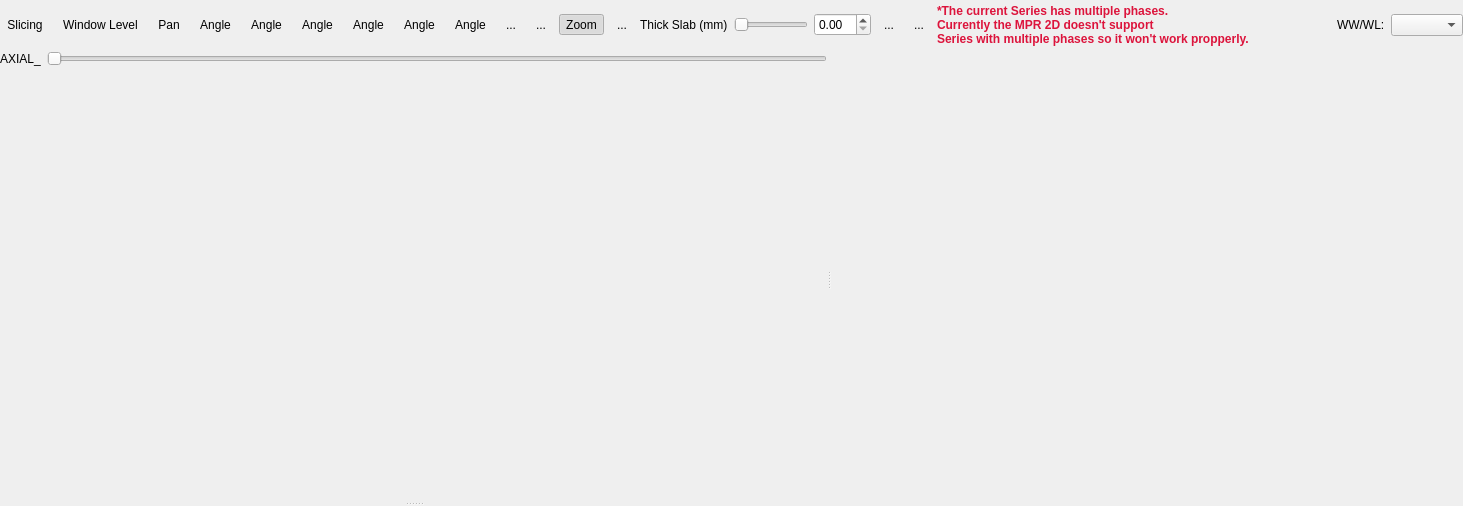
<?xml version="1.0" encoding="UTF-8"?>
<ui version="4.0">
 <class>QMPRExtensionBase</class>
 <widget class="QWidget" name="QMPRExtensionBase">
  <property name="geometry">
   <rect>
    <x>0</x>
    <y>0</y>
    <width>1463</width>
    <height>506</height>
   </rect>
  </property>
  <property name="windowTitle">
   <string>Form1</string>
  </property>
  <layout class="QVBoxLayout">
   <property name="spacing">
    <number>1</number>
   </property>
   <property name="margin">
    <number>0</number>
   </property>
   <item>
    <layout class="QHBoxLayout">
     <property name="spacing">
      <number>6</number>
     </property>
     <property name="margin">
      <number>0</number>
     </property>
     <item>
      <widget class="QToolButton" name="m_slicingToolButton">
       <property name="text">
        <string>Slicing</string>
       </property>
       <property name="icon">
        <iconset resource="../../../main/main.qrc">
         <normaloff>:/images/slicing.png</normaloff>:/images/slicing.png</iconset>
       </property>
       <property name="iconSize">
        <size>
         <width>32</width>
         <height>32</height>
        </size>
       </property>
       <property name="checkable">
        <bool>true</bool>
       </property>
       <property name="toolButtonStyle">
        <enum>Qt::ToolButtonTextUnderIcon</enum>
       </property>
       <property name="autoRaise">
        <bool>true</bool>
       </property>
      </widget>
     </item>
     <item>
      <widget class="QToolButton" name="m_windowLevelToolButton">
       <property name="text">
        <string>Window Level</string>
       </property>
       <property name="icon">
        <iconset resource="../../../main/main.qrc">
         <normaloff>:/images/windowLevel.png</normaloff>:/images/windowLevel.png</iconset>
       </property>
       <property name="iconSize">
        <size>
         <width>32</width>
         <height>32</height>
        </size>
       </property>
       <property name="checkable">
        <bool>true</bool>
       </property>
       <property name="toolButtonStyle">
        <enum>Qt::ToolButtonTextUnderIcon</enum>
       </property>
       <property name="autoRaise">
        <bool>true</bool>
       </property>
      </widget>
     </item>
     <item>
      <widget class="QToolButton" name="m_moveToolButton">
       <property name="text">
        <string>Pan</string>
       </property>
       <property name="icon">
        <iconset resource="../../../main/main.qrc">
         <normaloff>:/images/move.png</normaloff>:/images/move.png</iconset>
       </property>
       <property name="iconSize">
        <size>
         <width>32</width>
         <height>32</height>
        </size>
       </property>
       <property name="checkable">
        <bool>true</bool>
       </property>
       <property name="toolButtonStyle">
        <enum>Qt::ToolButtonTextUnderIcon</enum>
       </property>
       <property name="autoRaise">
        <bool>true</bool>
       </property>
      </widget>
     </item>
     <item>
      <widget class="QToolButton" name="m_zoomToolButton">
       <property name="text">
        <string>Angle</string>
       </property>
       <property name="icon">
        <iconset resource="../../../main/main.qrc">
         <normaloff>:/images/zoom.png</normaloff>:/images/zoom.png</iconset>
       </property>
       <property name="iconSize">
        <size>
         <width>32</width>
         <height>32</height>
        </size>
       </property>
       <property name="checkable">
        <bool>true</bool>
       </property>
       <property name="toolButtonStyle">
        <enum>Qt::ToolButtonTextUnderIcon</enum>
       </property>
       <property name="autoRaise">
        <bool>true</bool>
       </property>
      </widget>
     </item>
     <item>
      <widget class="QToolButton" name="m_polylineROIToolButton">
       <property name="text">
        <string>Angle</string>
       </property>
       <property name="icon">
        <iconset resource="../../../main/main.qrc">
         <normaloff>:/images/polyline.png</normaloff>:/images/polyline.png</iconset>
       </property>
       <property name="iconSize">
        <size>
         <width>32</width>
         <height>32</height>
        </size>
       </property>
       <property name="toolButtonStyle">
        <enum>Qt::ToolButtonTextUnderIcon</enum>
       </property>
       <property name="autoRaise">
        <bool>true</bool>
       </property>
      </widget>
     </item>
     <item>
      <widget class="QToolButton" name="m_distanceToolButton">
       <property name="text">
        <string>Angle</string>
       </property>
       <property name="icon">
        <iconset resource="../../../main/main.qrc">
         <normaloff>:/images/distance.png</normaloff>:/images/distance.png</iconset>
       </property>
       <property name="iconSize">
        <size>
         <width>32</width>
         <height>32</height>
        </size>
       </property>
       <property name="checkable">
        <bool>true</bool>
       </property>
       <property name="toolButtonStyle">
        <enum>Qt::ToolButtonTextUnderIcon</enum>
       </property>
       <property name="autoRaise">
        <bool>true</bool>
       </property>
      </widget>
     </item>
     <item>
      <widget class="QToolButton" name="m_angleToolButton">
       <property name="text">
        <string>Angle</string>
       </property>
       <property name="icon">
        <iconset resource="../../../main/main.qrc">
         <normaloff>:/images/angle.png</normaloff>:/images/angle.png</iconset>
       </property>
       <property name="iconSize">
        <size>
         <width>32</width>
         <height>32</height>
        </size>
       </property>
       <property name="checkable">
        <bool>true</bool>
       </property>
       <property name="toolButtonStyle">
        <enum>Qt::ToolButtonTextUnderIcon</enum>
       </property>
       <property name="autoRaise">
        <bool>true</bool>
       </property>
      </widget>
     </item>
     <item>
      <widget class="QToolButton" name="m_openAngleToolButton">
       <property name="text">
        <string>Angle</string>
       </property>
       <property name="icon">
        <iconset resource="../../../main/main.qrc">
         <normaloff>:/images/angle.png</normaloff>:/images/angle.png</iconset>
       </property>
       <property name="iconSize">
        <size>
         <width>32</width>
         <height>32</height>
        </size>
       </property>
       <property name="checkable">
        <bool>true</bool>
       </property>
       <property name="toolButtonStyle">
        <enum>Qt::ToolButtonTextUnderIcon</enum>
       </property>
       <property name="autoRaise">
        <bool>true</bool>
       </property>
      </widget>
     </item>
     <item>
      <widget class="QToolButton" name="m_eraserToolButton">
       <property name="text">
        <string>Angle</string>
       </property>
       <property name="icon">
        <iconset resource="../../../main/main.qrc">
         <normaloff>:/images/eraser2.png</normaloff>:/images/eraser2.png</iconset>
       </property>
       <property name="iconSize">
        <size>
         <width>32</width>
         <height>32</height>
        </size>
       </property>
       <property name="toolButtonStyle">
        <enum>Qt::ToolButtonTextUnderIcon</enum>
       </property>
       <property name="autoRaise">
        <bool>true</bool>
       </property>
      </widget>
     </item>
     <item>
      <widget class="QToolButton" name="m_screenShotToolButton">
       <property name="text">
        <string>...</string>
       </property>
       <property name="icon">
        <iconset resource="../../../main/main.qrc">
         <normaloff>:/images/photo.png</normaloff>:/images/photo.png</iconset>
       </property>
       <property name="iconSize">
        <size>
         <width>32</width>
         <height>32</height>
        </size>
       </property>
       <property name="autoRaise">
        <bool>true</bool>
       </property>
      </widget>
     </item>
     <item>
      <widget class="QToolButton" name="m_screenshotsExporterToolButton">
       <property name="text">
        <string>...</string>
       </property>
       <property name="icon">
        <iconset resource="../../../main/main.qrc">
         <normaloff>:/images/store.png</normaloff>:/images/store.png</iconset>
       </property>
       <property name="iconSize">
        <size>
         <width>32</width>
         <height>32</height>
        </size>
       </property>
       <property name="autoRaise">
        <bool>true</bool>
       </property>
      </widget>
     </item>
     <item>
      <widget class="QToolButton" name="m_viewerInformationToolButton">
       <property name="text">
        <string>Zoom</string>
       </property>
       <property name="icon">
        <iconset resource="../../../main/main.qrc">
         <normaloff>:/images/viewerInfo.png</normaloff>:/images/viewerInfo.png</iconset>
       </property>
       <property name="iconSize">
        <size>
         <width>32</width>
         <height>32</height>
        </size>
       </property>
       <property name="checkable">
        <bool>true</bool>
       </property>
       <property name="checked">
        <bool>true</bool>
       </property>
       <property name="autoRaise">
        <bool>true</bool>
       </property>
      </widget>
     </item>
     <item>
      <widget class="QToolButton" name="m_voxelInformationToolButton">
       <property name="text">
        <string>...</string>
       </property>
       <property name="icon">
        <iconset resource="../../../main/main.qrc">
         <normaloff>:/images/voxelInformation.png</normaloff>:/images/voxelInformation.png</iconset>
       </property>
       <property name="iconSize">
        <size>
         <width>32</width>
         <height>32</height>
        </size>
       </property>
       <property name="checkable">
        <bool>true</bool>
       </property>
       <property name="autoRaise">
        <bool>true</bool>
       </property>
      </widget>
     </item>
     <item>
      <widget class="QLabel" name="m_thickSlabLabel">
       <property name="text">
        <string>Thick Slab (mm)</string>
       </property>
      </widget>
     </item>
     <item>
      <widget class="QSlider" name="m_thickSlabSlider">
       <property name="orientation">
        <enum>Qt::Horizontal</enum>
       </property>
       <property name="tickPosition">
        <enum>QSlider::NoTicks</enum>
       </property>
       <property name="tickInterval">
        <number>0</number>
       </property>
      </widget>
     </item>
     <item>
      <widget class="QDoubleSpinBox" name="m_thickSlabSpinBox"/>
     </item>
     <item>
      <widget class="QToolButton" name="m_mipToolButton">
       <property name="text">
        <string>...</string>
       </property>
       <property name="iconSize">
        <size>
         <width>32</width>
         <height>32</height>
        </size>
       </property>
       <property name="checkable">
        <bool>true</bool>
       </property>
       <property name="autoRaise">
        <bool>true</bool>
       </property>
      </widget>
     </item>
     <item>
      <widget class="QToolButton" name="m_horizontalLayoutToolButton">
       <property name="text">
        <string>...</string>
       </property>
       <property name="iconSize">
        <size>
         <width>32</width>
         <height>32</height>
        </size>
       </property>
       <property name="checkable">
        <bool>false</bool>
       </property>
       <property name="autoRaise">
        <bool>true</bool>
       </property>
      </widget>
     </item>
     <item>
      <widget class="QLabel" name="m_phasesAlertLabel">
       <property name="frameShape">
        <enum>QFrame::NoFrame</enum>
       </property>
       <property name="text">
        <string>&lt;html&gt;&lt;head&gt;&lt;meta name=&quot;qrichtext&quot; content=&quot;1&quot; /&gt;&lt;style type=&quot;text/css&quot;&gt;
p, li { white-space: pre-wrap; }
&lt;/style&gt;&lt;/head&gt;&lt;body style=&quot; font-family:'Sans Serif'; font-size:9pt; font-weight:400; font-style:normal; text-decoration:none;&quot;&gt;
&lt;p style=&quot; margin-top:0px; margin-bottom:0px; margin-left:0px; margin-right:0px; -qt-block-indent:0; text-indent:0px;&quot;&gt;&lt;span style=&quot; font-weight:600; color:#dc143c;&quot;&gt;*The current Series has multiple phases. &lt;/span&gt;&lt;/p&gt;
&lt;p style=&quot; margin-top:0px; margin-bottom:0px; margin-left:0px; margin-right:0px; -qt-block-indent:0; text-indent:0px; font-weight:600; color:#dc143c;&quot;&gt;Currently the MPR 2D doesn't support &lt;/p&gt;
&lt;p style=&quot; margin-top:0px; margin-bottom:0px; margin-left:0px; margin-right:0px; -qt-block-indent:0; text-indent:0px; font-weight:600; color:#dc143c;&quot;&gt;Series with multiple phases so it won't work propperly.&lt;/p&gt;&lt;/body&gt;&lt;/html&gt;</string>
       </property>
      </widget>
     </item>
     <item>
      <spacer>
       <property name="orientation">
        <enum>Qt::Horizontal</enum>
       </property>
       <property name="sizeHint" stdset="0">
        <size>
         <width>91</width>
         <height>50</height>
        </size>
       </property>
      </spacer>
     </item>
     <item>
      <layout class="QHBoxLayout">
       <property name="spacing">
        <number>6</number>
       </property>
       <property name="margin">
        <number>0</number>
       </property>
       <item>
        <widget class="QLabel" name="label">
         <property name="text">
          <string>WW/WL:</string>
         </property>
        </widget>
       </item>
       <item>
        <widget class="udg::QWindowLevelComboBox" name="m_windowLevelComboBox"/>
       </item>
      </layout>
     </item>
    </layout>
   </item>
   <item>
    <widget class="QSplitter" name="m_horizontalSplitter">
     <property name="orientation">
      <enum>Qt::Horizontal</enum>
     </property>
     <widget class="QSplitter" name="m_verticalSplitter">
      <property name="orientation">
       <enum>Qt::Vertical</enum>
      </property>
      <widget class="QWidget" name="layout4">
       <layout class="QVBoxLayout">
        <property name="spacing">
         <number>6</number>
        </property>
        <property name="margin">
         <number>0</number>
        </property>
        <item>
         <layout class="QHBoxLayout">
          <property name="spacing">
           <number>6</number>
          </property>
          <property name="margin">
           <number>0</number>
          </property>
          <item>
           <widget class="QLabel" name="m_projectionLabel">
            <property name="text">
             <string>AXIAL_</string>
            </property>
           </widget>
          </item>
          <item>
           <widget class="QSlider" name="m_axialSlider">
            <property name="autoFillBackground">
             <bool>false</bool>
            </property>
            <property name="maximum">
             <number>0</number>
            </property>
            <property name="orientation">
             <enum>Qt::Horizontal</enum>
            </property>
            <property name="tickPosition">
             <enum>QSlider::NoTicks</enum>
            </property>
            <property name="tickInterval">
             <number>0</number>
            </property>
           </widget>
          </item>
         </layout>
        </item>
        <item>
         <widget class="udg::Q2DViewer" name="m_axial2DView" native="true">
          <property name="sizePolicy">
           <sizepolicy hsizetype="Expanding" vsizetype="Expanding">
            <horstretch>0</horstretch>
            <verstretch>0</verstretch>
           </sizepolicy>
          </property>
         </widget>
        </item>
       </layout>
      </widget>
      <widget class="QWidget" name="layout9">
       <layout class="QVBoxLayout">
        <property name="spacing">
         <number>6</number>
        </property>
        <property name="margin">
         <number>0</number>
        </property>
        <item>
         <widget class="udg::Q2DViewer" name="m_sagital2DView" native="true">
          <property name="sizePolicy">
           <sizepolicy hsizetype="Expanding" vsizetype="Expanding">
            <horstretch>0</horstretch>
            <verstretch>0</verstretch>
           </sizepolicy>
          </property>
         </widget>
        </item>
       </layout>
      </widget>
     </widget>
     <widget class="udg::Q2DViewer" name="m_coronal2DView" native="true">
      <property name="sizePolicy">
       <sizepolicy hsizetype="Expanding" vsizetype="Expanding">
        <horstretch>0</horstretch>
        <verstretch>0</verstretch>
       </sizepolicy>
      </property>
     </widget>
    </widget>
   </item>
  </layout>
 </widget>
 <layoutdefault spacing="6" margin="11"/>
 <customwidgets>
  <customwidget>
   <class>udg::QWindowLevelComboBox</class>
   <extends>QComboBox</extends>
   <header>qwindowlevelcombobox.h</header>
  </customwidget>
  <customwidget>
   <class>udg::Q2DViewer</class>
   <extends>QWidget</extends>
   <header>q2dviewer.h</header>
  </customwidget>
 </customwidgets>
 <resources>
  <include location="mpr.qrc"/>
  <include location="../../../main/main.qrc"/>
  <include location="../../../main/main.qrc"/>
 </resources>
 <connections/>
</ui>
